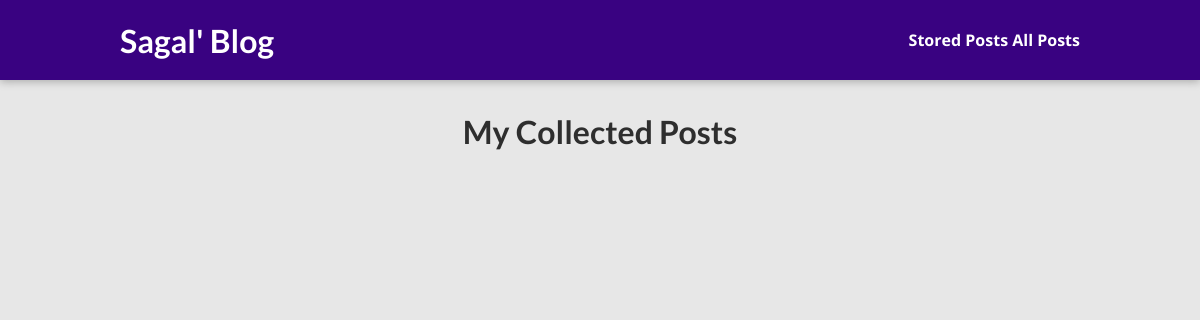
The app's page /posts/, older data.
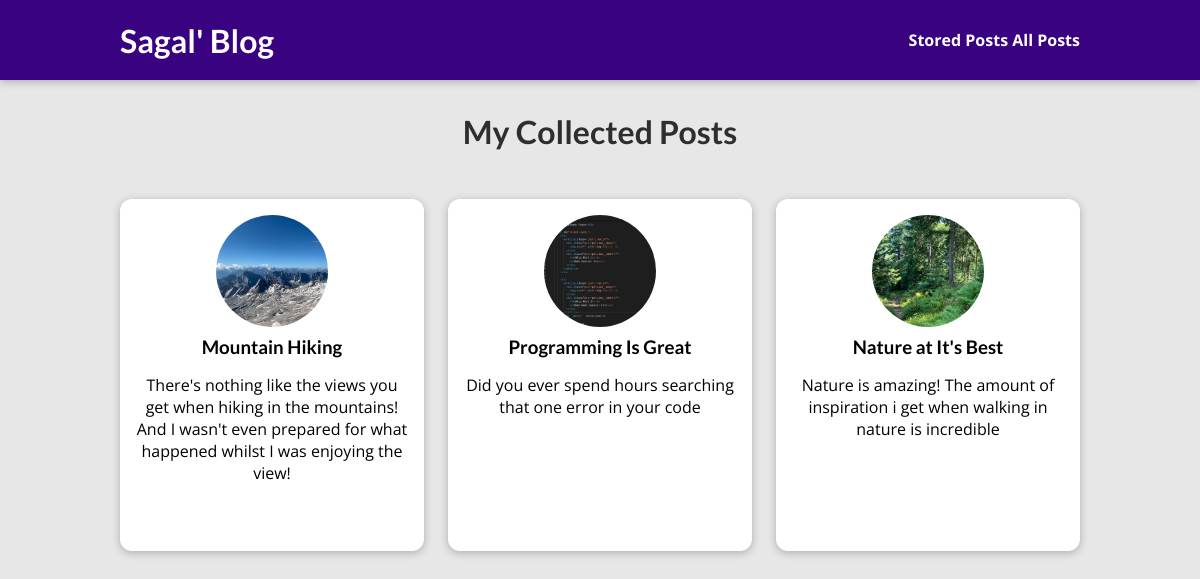
The same page, newer data.
### blog/models.py (models this page shows, shortened)
class Post(models.Model):
    title = models.CharField( max_length=150)
    excerpt = models.CharField(max_length=200)
    image = models.ImageField(upload_to="posts", null=True)
    date = models.DateField(auto_now=True)
    slug = models.CharField(unique=True, db_index=True, max_length= 100)
    content = models.TextField(validators=[MinLengthValidator(10)])
    author = models.ForeignKey(Author, on_delete=models.SET_NULL, null=True, related_name="posts")
    tags = models.ManyToManyField(Tag)

### blog/views.py (the view)
# urls.py: path('posts/', views.AllPostsView.as_view(), name="posts_page"),
class AllPostsView(ListView):
    template_name = "blog/all-posts.html"
    model = Post
    ordering = ["-date"]
    context_object_name = "all_posts"

### blog/templates/blog/all-posts.html (shortened to what this page needs)
{% extends "base.html" %}
{% load static %}
{% block css_files %}
<link rel="stylesheet" href="{% static "blog/post.css" %}">
<link rel="stylesheet" href="{% static "blog/all-posts.css" %}">
{% endblock  %}
{% block content %}
<section id="all-posts">
    <h2>My Collected Posts</h2>
    <ul>
        {% for post in all_posts %}
        {% include "blog/includes/post.html" %}
        {% endfor %}
    </ul>
</section>
{% endblock  %}

### blog/templates/blog/includes/post.html (shortened to what this page needs)
<li>
    <article class="post">
      <a href="{% url "posts-detail-page" post.slug %}">
        <img src="{{ post.image.url }}" alt="{{ post.title }}" />
        <div class="post__content">
          <h3>{{post.title}}</h3>
          <p>
            {{post.excerpt}}
          </p>
        </div>
      </a>
    </article>
  </li>

Row changes from the older to the newer data that the page shows:
added Post: image (picture), title "Mountain Hiking", excerpt "There's nothing like the views you get when hiking in the mountains! And I wasn't even prepared for what happened whilst I was enjoying the view!"
added Post: image (picture), title "Programming Is Great", excerpt "Did you ever spend hours searching that one error in your code"
added Post: image (picture), title "Nature at It's Best", excerpt "Nature is amazing! The amount of inspiration i get when walking in nature is incredible"
